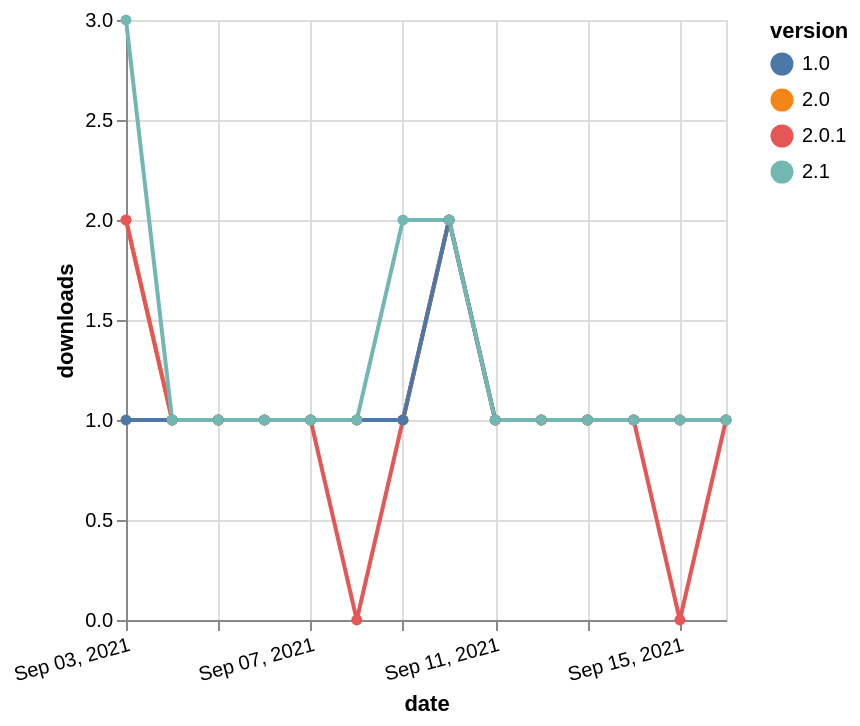

Here is the Vega-Lite specification saved for this chart:
### Vega-Lite specification from a JSON file in a GitHub repository (floating-point values rounded to 4 significant figures)
{"$schema": "https://vega.github.io/schema/vega-lite/v5.json", "description": "A simple bar chart with embedded data.", "data": {"values": [{"date": "2021-09-03", "total": 169, "delta": 2, "version": "2.0"}, {"date": "2021-09-04", "total": 170, "delta": 1, "version": "2.0"}, {"date": "2021-09-05", "total": 171, "delta": 1, "version": "2.0"}, {"date": "2021-09-06", "total": 172, "delta": 1, "version": "2.0"}, {"date": "2021-09-07", "total": 173, "delta": 1, "version": "2.0"}, {"date": "2021-09-08", "total": 174, "delta": 1, "version": "2.0"}, {"date": "2021-09-09", "total": 175, "delta": 1, "version": "2.0"}, {"date": "2021-09-10", "total": 177, "delta": 2, "version": "2.0"}, {"date": "2021-09-11", "total": 178, "delta": 1, "version": "2.0"}, {"date": "2021-09-12", "total": 179, "delta": 1, "version": "2.0"}, {"date": "2021-09-13", "total": 180, "delta": 1, "version": "2.0"}, {"date": "2021-09-14", "total": 181, "delta": 1, "version": "2.0"}, {"date": "2021-09-15", "total": 182, "delta": 1, "version": "2.0"}, {"date": "2021-09-16", "total": 183, "delta": 1, "version": "2.0"}, {"date": "2021-09-03", "total": 167, "delta": 2, "version": "2.0.1"}, {"date": "2021-09-04", "total": 168, "delta": 1, "version": "2.0.1"}, {"date": "2021-09-05", "total": 169, "delta": 1, "version": "2.0.1"}, {"date": "2021-09-06", "total": 170, "delta": 1, "version": "2.0.1"}, {"date": "2021-09-07", "total": 171, "delta": 1, "version": "2.0.1"}, {"date": "2021-09-08", "total": 171, "delta": 0, "version": "2.0.1"}, {"date": "2021-09-09", "total": 172, "delta": 1, "version": "2.0.1"}, {"date": "2021-09-10", "total": 174, "delta": 2, "version": "2.0.1"}, {"date": "2021-09-11", "total": 175, "delta": 1, "version": "2.0.1"}, {"date": "2021-09-12", "total": 176, "delta": 1, "version": "2.0.1"}, {"date": "2021-09-13", "total": 177, "delta": 1, "version": "2.0.1"}, {"date": "2021-09-14", "total": 178, "delta": 1, "version": "2.0.1"}, {"date": "2021-09-15", "total": 178, "delta": 0, "version": "2.0.1"}, {"date": "2021-09-16", "total": 179, "delta": 1, "version": "2.0.1"}, {"date": "2021-09-03", "total": 166, "delta": 1, "version": "1.0"}, {"date": "2021-09-04", "total": 167, "delta": 1, "version": "1.0"}, {"date": "2021-09-05", "total": 168, "delta": 1, "version": "1.0"}, {"date": "2021-09-06", "total": 169, "delta": 1, "version": "1.0"}, {"date": "2021-09-07", "total": 170, "delta": 1, "version": "1.0"}, {"date": "2021-09-08", "total": 171, "delta": 1, "version": "1.0"}, {"date": "2021-09-09", "total": 172, "delta": 1, "version": "1.0"}, {"date": "2021-09-10", "total": 174, "delta": 2, "version": "1.0"}, {"date": "2021-09-11", "total": 175, "delta": 1, "version": "1.0"}, {"date": "2021-09-12", "total": 176, "delta": 1, "version": "1.0"}, {"date": "2021-09-13", "total": 177, "delta": 1, "version": "1.0"}, {"date": "2021-09-14", "total": 178, "delta": 1, "version": "1.0"}, {"date": "2021-09-15", "total": 179, "delta": 1, "version": "1.0"}, {"date": "2021-09-16", "total": 180, "delta": 1, "version": "1.0"}, {"date": "2021-09-03", "total": 44, "delta": 3, "version": "2.1"}, {"date": "2021-09-04", "total": 45, "delta": 1, "version": "2.1"}, {"date": "2021-09-05", "total": 46, "delta": 1, "version": "2.1"}, {"date": "2021-09-06", "total": 47, "delta": 1, "version": "2.1"}, {"date": "2021-09-07", "total": 48, "delta": 1, "version": "2.1"}, {"date": "2021-09-08", "total": 49, "delta": 1, "version": "2.1"}, {"date": "2021-09-09", "total": 51, "delta": 2, "version": "2.1"}, {"date": "2021-09-10", "total": 53, "delta": 2, "version": "2.1"}, {"date": "2021-09-11", "total": 54, "delta": 1, "version": "2.1"}, {"date": "2021-09-12", "total": 55, "delta": 1, "version": "2.1"}, {"date": "2021-09-13", "total": 56, "delta": 1, "version": "2.1"}, {"date": "2021-09-14", "total": 57, "delta": 1, "version": "2.1"}, {"date": "2021-09-15", "total": 58, "delta": 1, "version": "2.1"}, {"date": "2021-09-16", "total": 59, "delta": 1, "version": "2.1"}]}, "width": "container", "mark": {"type": "line", "point": {"filled": true}}, "encoding": {"x": {"field": "date", "type": "temporal", "timeUnit": "yearmonthdate", "title": "date", "axis": {"labelAngle": -15}}, "y": {"field": "delta", "type": "quantitative", "title": "downloads"}, "color": {"field": "version", "type": "nominal"}, "tooltip": {"field": "delta"}}}
